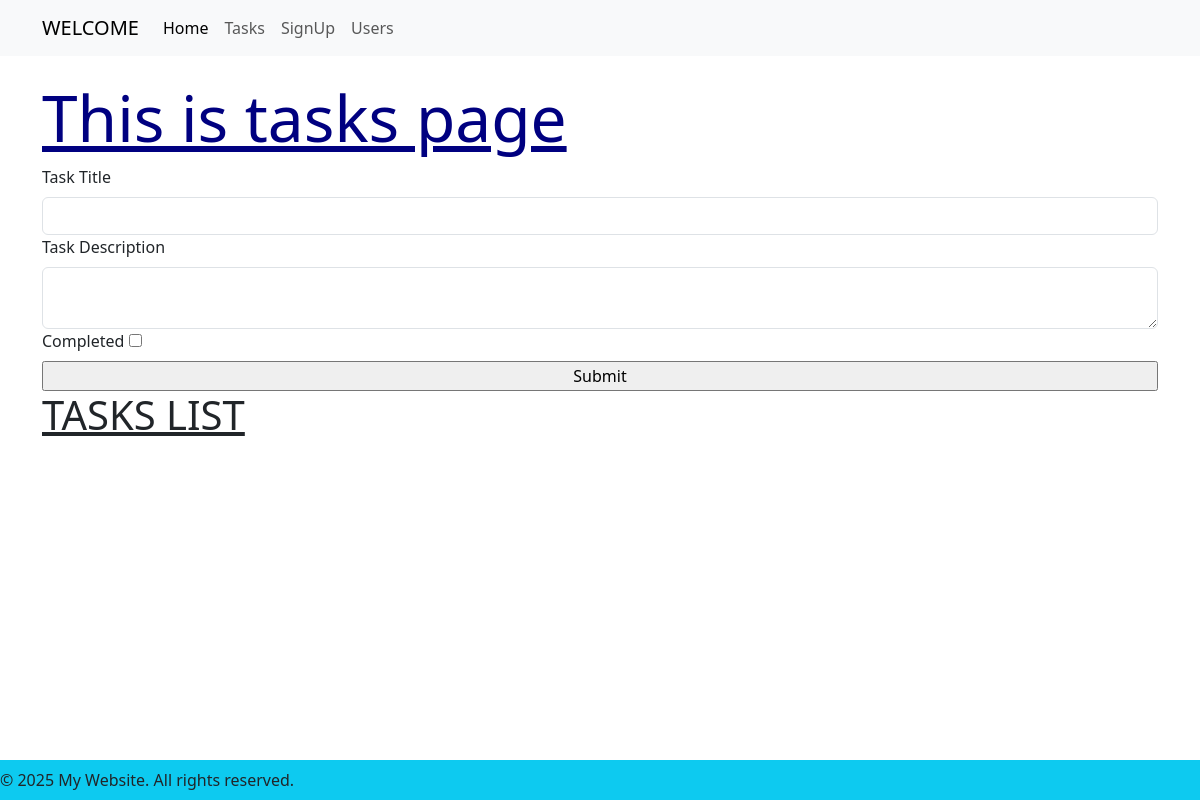
/tasks, run on an earlier commit of the app's database.
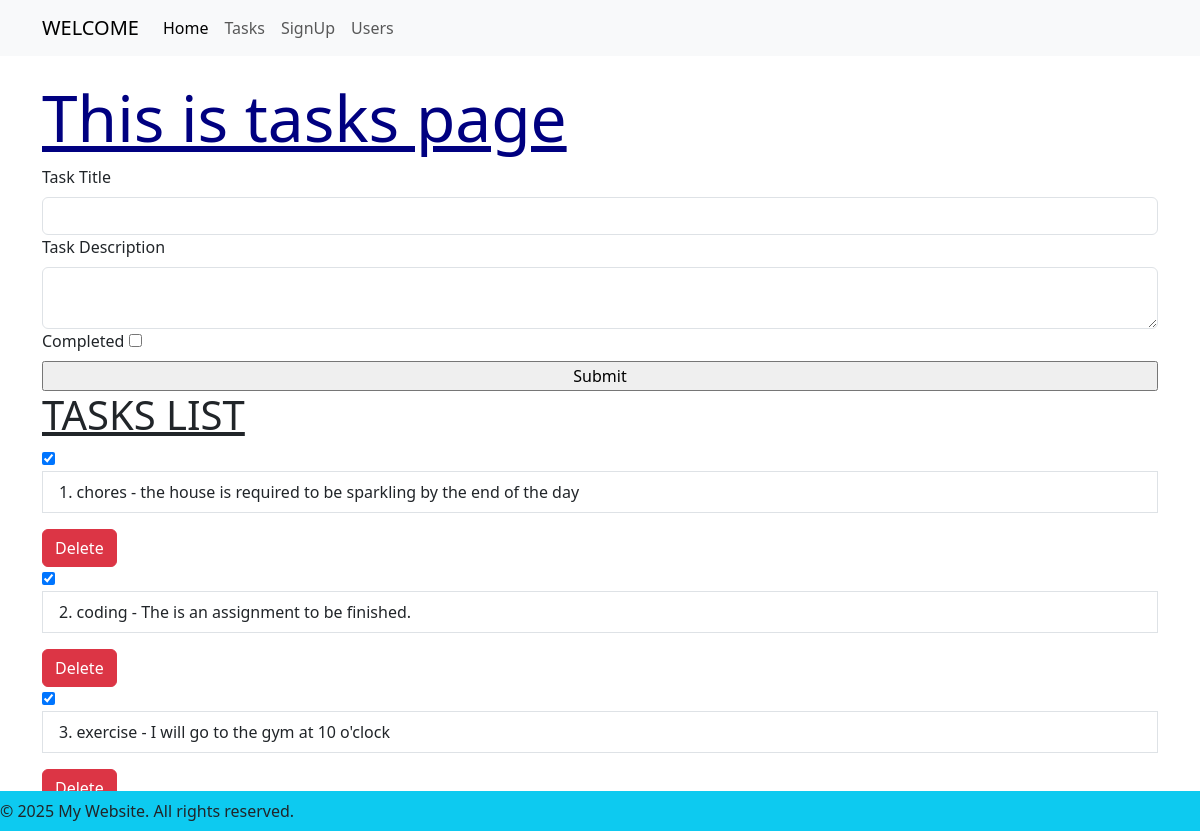
And on a later commit of the database.
### app/models.py (models this page shows, shortened)
class Task(db.Model):
    id = db.Column(db.Integer, primary_key=True)
    description = db.Column(db.Text, nullable=False)
    title = db.Column(db.String(20), nullable=False)
    completed = db.Column(db.Boolean, default=False)
    user_id = db.Column(db.Integer, db.ForeignKey('user.id'), nullable=False)

### app/routes.py (the view, shortened to what this page needs)
@app.route('/tasks',methods=['GET','POST'])
def tasks():
    form = Taskform()
    tasks = Task.query.all()
    return render_template('tasks.html', title='Tasks',form=form,tasks=tasks)

### app/forms.py
class Taskform(FlaskForm):
    title = StringField('Task Title', validators=[DataRequired()])
    description = TextAreaField('Task Description', validators=[DataRequired()])
    completed = BooleanField('Completed')
    submit = SubmitField('Submit')

### app/templates/tasks.html (shortened to what this page needs)
{% extends "base.html" %}
{% block content %}
<h1 style="color: navy;font-size: 4em;text-decoration: underline;">This is tasks page</h1>
<form action="" method="post">
    {{ form.title.label(class="form-label") }}
    {{ form.title(size=20,class="form-control w-100") }}
    {{ form.description.label(class="form-label") }}
    {{ form.description(class="form-control w-100")}}
    {{ form.completed.label(class="form-label")}}
    {{ form.completed }}
    {{ form.submit(class=" btn-primary,form-control w-100")}}
</form>
<h1  style="text-decoration: underline; ">TASKS LIST</h1>
<div  class="list-group">
    {% for task in tasks %}
    <form action="{{ url_for('toggle_task', task_id=task.id) }}" method="post" style="display: inline;">
    <input type="checkbox"
    {% if task.completed %} checked
    {% endif %}
    onchange="this.form.submit()"
id="tasks-{{ task.id }}">
</form>
<p class="list-group-item">{{ loop.index }}. {{ task.title }}  -  {{ task.description }}</p>
<form action="{{ url_for('delete_task', task_id=task.id) }}" method="post" onsubmit="return confirm('Are you sure you want to delete this task?');">
    <button type="submit" class="btn btn-danger btn-xx-lg">Delete</button>
</form>
    {% endfor %}
</div>
{% endblock %}

### app/templates/base.html (shortened to what this page needs)
<!DOCTYPE html>
<html lang="en">
<head>
    <link href="https://cdn.jsdelivr.net/npm/bootstrap@5.3.5/dist/css/bootstrap.min.css"
          rel="stylesheet"
>
</head>
<body>
    <nav class="navbar navbar-expand-lg bg-body-tertiary">
        <div class="container">
            <a class="navbar-brand" href="#">WELCOME</a>
            <div class="collapse navbar-collapse" id="navbarText">
                <ul class="navbar-nav me-auto mb-2 mb-lg-0">
                    <li class="nav-item">
                        <a class="nav-link active" aria-current="page" href="{{ url_for('home') }}">Home</a>
                    </li>
                    <li class="nav-item">
                        <a class="nav-link" href="{{ url_for('tasks') }}">Tasks</a>
                    </li>
                    <li class="nav-item">
                        <a class="nav-link" href="{{ url_for('users') }}">SignUp</a>
                    </li>
                    <li class="nav-item">
                        <a class="nav-link" href="{{ url_for('users2') }}">Users</a>
                    </li>
                </ul>
            </div>
        </div>
    </nav>
    <main class="container my-4">
        {% block content %}
        {% endblock %}
    </main>
    <footer class="bg-info text-center text-lg-start w-100 position-fixed bottom-0 py-2">
        <p class="mb-0">&copy; 2025 My Website. All rights reserved.</p>
    </footer>
</body>
</html>

What changed in the data, as far as the page shows it:
added Task: completed "☑", title "chores", description "the house is required to be sparkling by the end of the day"
added Task: completed "☑", title "coding", description "The is an assignment to be finished."
added Task: completed "☑", title "exercise", description "I will go to the gym at 10 o'clock"
